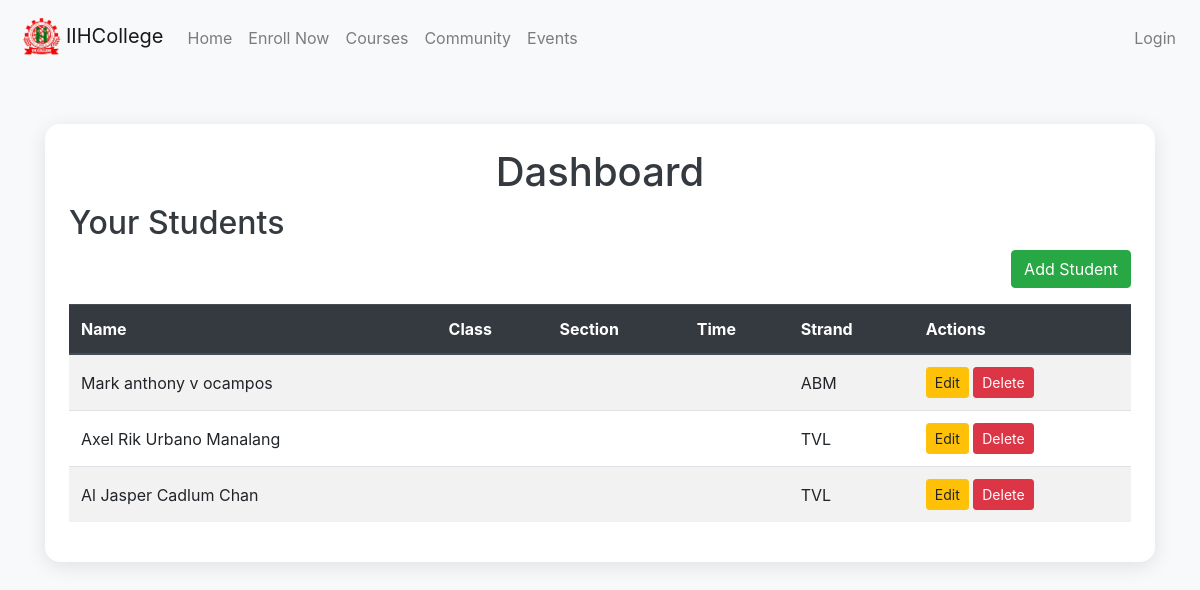
Screenshot of /teacher/dashboard with the database file from the repository.
### website_portal/models.py (models this page shows, shortened)
class Student(models.Model):
    user = models.OneToOneField(User, on_delete=models.CASCADE, related_name='student')
    student_id = models.UUIDField(default=uuid.uuid4, editable=False, primary_key=True)
    username = models.CharField(max_length=20, unique=True, verbose_name=_('Username'))
    first_name = models.CharField(max_length=20, verbose_name=_('First Name'))
    middle_name = models.CharField(max_length=20, blank=True, verbose_name=_('Middle Name'))
    last_name = models.CharField(max_length=20, verbose_name=_('Last Name'))
    address = models.CharField(max_length=100, verbose_name=_('Address'))
    phone = models.CharField(max_length=13, verbose_name=_('Phone Number'))
    email = models.EmailField(unique=True, verbose_name=_('Email'))
    password = models.CharField(max_length=128, verbose_name=_('Password'))  # Store hashed password
    emergency_contact_name = models.CharField(max_length=100, null=True, blank=True)
    emergency_contact_phone = models.CharField(max_length=15, null=True, blank=True)
    emergency_contact_relationship = models.CharField(max_length=50, null=True, blank=True)
    emergency_contact_email = models.EmailField(null=True, blank=True)
    SEX_CHOICES = [
        ('Male', _('Male')),
        ('Female', _('Female')),
        ('Other', _('Other')),
    ]
    sex = models.CharField(max_length=6, choices=SEX_CHOICES, verbose_name=_('Sex'))
    mother_tongue = models.CharField(max_length=30, verbose_name=_('Mother Tongue'))
    religion = models.CharField(max_length=30, verbose_name=_('Religion'))
    LEARNING_MODE_CHOICES = [
        ('Modular', _('Modular')),
        ('Face to face', _('Face to Face')),
        ('Online', _('Online')),
        ('Hybrid', _('Hybrid')),
    ]
    learning_mode = models.CharField(max_length=15, choices=LEARNING_MODE_CHOICES, verbose_name=_('Learning Mode'))
    PAYMENT_METHOD_CHOICES = [
        ('Cash', _('Cash')),
        ('Bank Transfer', _('Bank Transfer')),
        ('Mobile Wallet', _('Mobile Wallet')),
    ]
    payment_method = models.CharField(max_length=15, choices=PAYMENT_METHOD_CHOICES, verbose_name=_('Payment Method'))
    STRAND_CHOICES = [
        ('STEM', _('STEM')),
        ('ABM', _('ABM')),
        ('HUMSS', _('HUMSS')),
        ('GAS', _('GAS')),
        ('TVL', _('TVL')),
    ]
    strand = models.CharField(max_length=5, choices=STRAND_CHOICES, verbose_name=_('Strand'))
    TVL_SPECIFICS = [
        ('HE - Cookery', _('HE - Cookery')),
        ('HE - Tourism', _('HE - Tourism')),
        ('ICT', _('ICT')),
    ]
    tvl_specifics = models.CharField(max_length=15, choices=TVL_SPECIFICS, blank=True, null=True, verbose_name=('Specifics'))
    BRANCH_CHOICES = [
        ('La Forteza Campus', _('IIH COLLEGE - La Forteza Campus')),
        ('Zabarte Fairview Campus', _('IIH COLLEGE - Zabarte Fairview Campus')),
        ('Novaliches Campus', _('IIH COLLEGE - Novaliches Campus')),
        ('Brixton Camarin Campus', _('IIH COLLEGE - Brixton Camarin Campus')),
    ]
    branch = models.CharField(max_length=50, choices=BRANCH_CHOICES, verbose_name=_('Branch'))
    created_at = models.DateTimeField(auto_now_add=True, verbose_name=_('Created At'))
    updated_at = models.DateTimeField(auto_now=True, verbose_name=_('Updated At'))
    class Meta:
        verbose_name = _('Student')
        verbose_name_plural = _('Students')

### website_portal/views.py (the view)
# urls.py: path('teacher/dashboard', dashboard, name='dashboard'),
def dashboard(request):
    students = Student.objects.all()  # Fetch all students
    return render(request, 'core/teacher/dashboard.html', {'students': students})

### website_portal/templates/core/teacher/dashboard.html (shortened to what this page needs)
{% load static %}
<!DOCTYPE html>
<html lang="en">
<head>
    <link rel="stylesheet" href="https://stackpath.bootstrapcdn.com/bootstrap/4.5.2/css/bootstrap.min.css">
</head>
<body>
    {% include 'support-files/header.html' %}
    <div class="container mt-5">
        <div class="card p-4">
            <h1 class="text-center">Dashboard</h1>
            <h2>Your Students</h2>
            <div class="text-right mb-3">
                <button type="button" class="btn btn-success" data-toggle="modal" data-target="#studentModal" onclick="clearForm()">Add Student</button>
            </div>
            <div class="table-responsive">
                <table class="table table-striped table-hover">
                    <thead class="thead-dark">
                        <tr>
                            <th>Name</th>
                            <th>Class</th>
                            <th>Section</th>
                            <th>Time</th>
                            <th>Strand</th>
                            <th>Actions</th>
                        </tr>
                    </thead>
                    <tbody>
                        {% for student in students %}
                        <tr>
                            <td>{{ student.first_name }} {{ student.middle_name }} {{ student.last_name }}</td>
                            <td>{{ student.class_name }}</td>
                            <td>{{ student.section }}</td>
                            <td>{{ student.time }}</td>
                            <td>{{ student.strand }}</td>
                            <td>
                                <button class="btn btn-warning btn-sm" onclick="editStudent('{{ student_id }}', '{{ student.class_name }}', '{{ student.section }}', '{{ student.time }}')">Edit</button>
                                <button class="btn btn-danger btn-sm" onclick="deleteStudent('{{ student_id }}')">Delete</button>
                            </td>
                        </tr>
                        {% endfor %}
                    </tbody>
                </table>
            </div>
        </div>
    </div>
</body>
</html>

### website_portal/templates/core/teacher/dashboard.html (style rules this page uses)
body { background-color: #f8f9fa; }
.card { border: none; border-radius: 15px; box-shadow: 0 4px 20px rgba(0, 0, 0, 0.1); transition: transform 0.2s; }
.table th, .table td { vertical-align: middle; }
h1, h2 { color: #343a40; }

### rows the page displays
Student: first_name "Mark anthony", middle_name "v", last_name "ocampos", strand "ABM"
Student: first_name "Axel Rik", middle_name "Urbano", last_name "Manalang", strand "TVL"
Student: first_name "Al Jasper", middle_name "Cadlum", last_name "Chan", strand "TVL"
